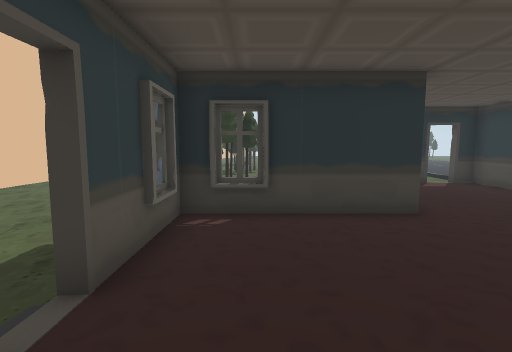
[1] (above)

17 first-person views from a walk through a 3-D level made in the Unity game engine. The camera is 1.4 m above the floor, tilts 6° down and sees 85° across. The floor is counted in squares, 1 m on a side. Each view is taken from the middle of a square. On the plan, view 1 faces up. The plan holds only what a view shows up to about 14 squares ahead; the rest is blank. The place goes on beyond the plan. The player character is not drawn. Door leaves are left out, so doorways stand open. Some surface patterns are stand-ins.

[2]
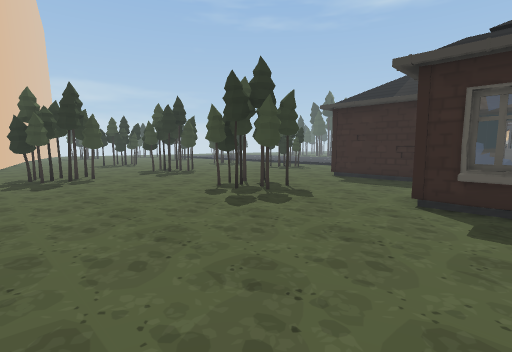

[3]
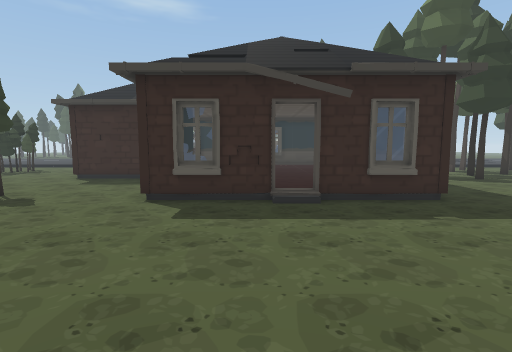

[4]
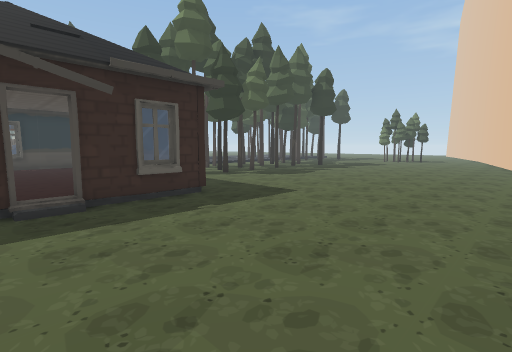

[5]
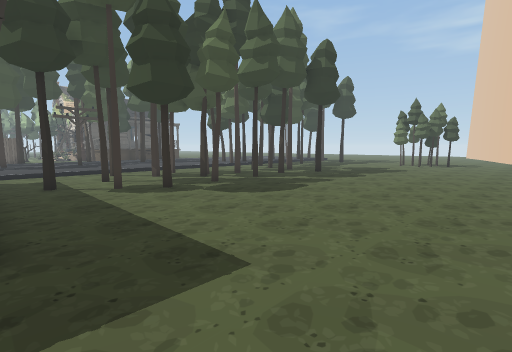

[6]
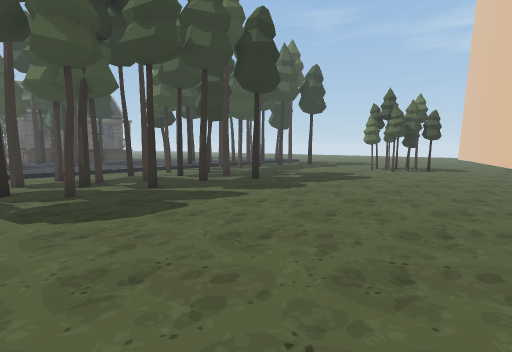

[7]
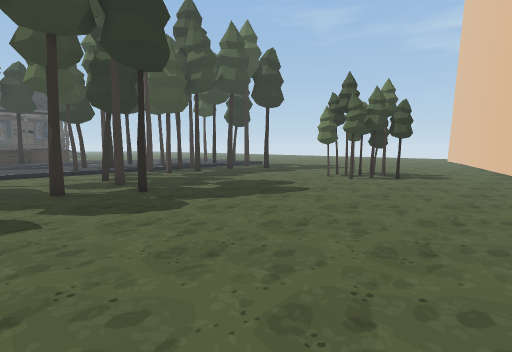

[8]
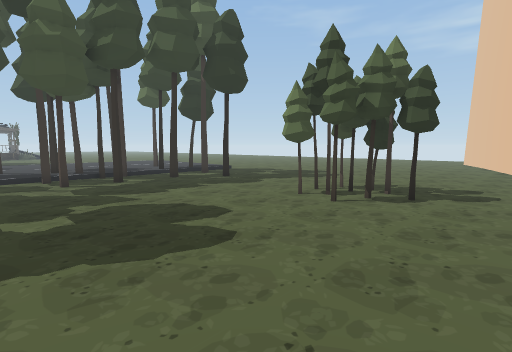

[9]
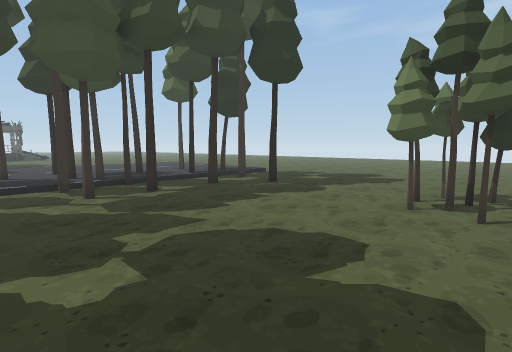

[10]
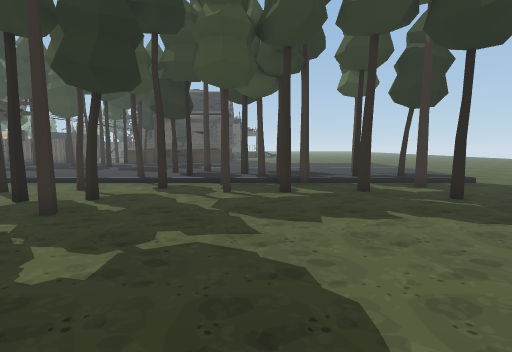

[11]
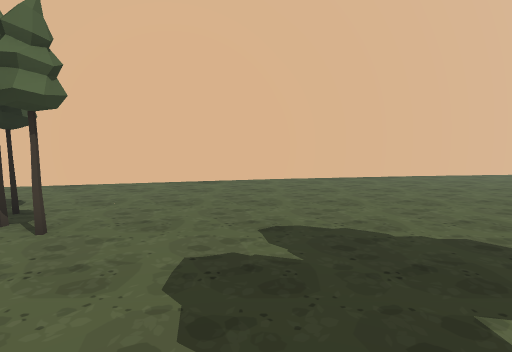

[12]
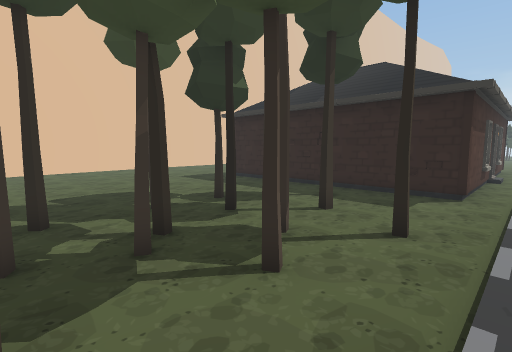

[13]
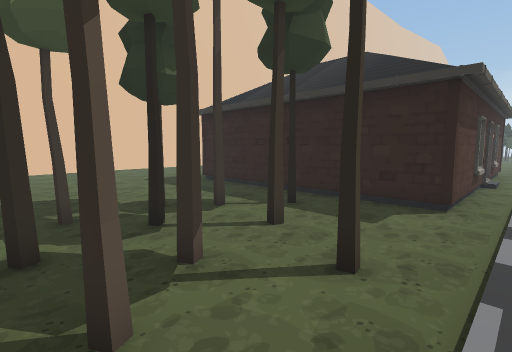

[14]
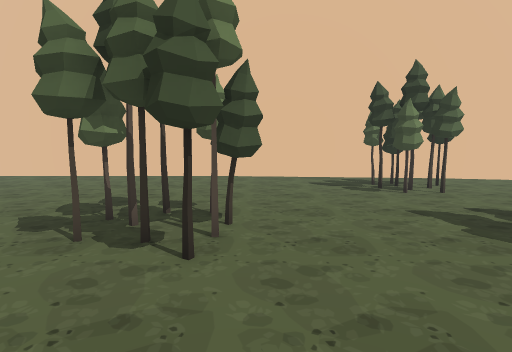

[15]
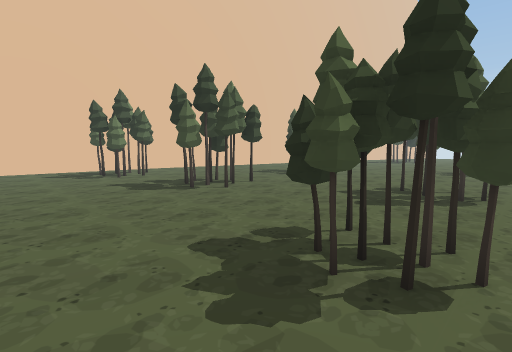

[16]
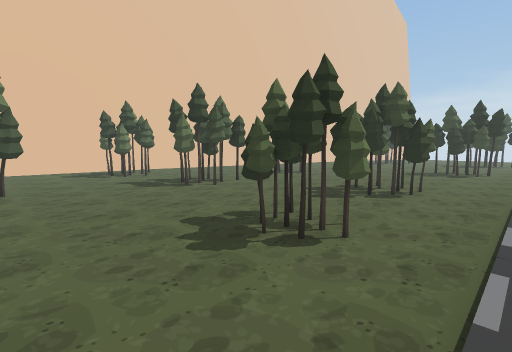

[17]
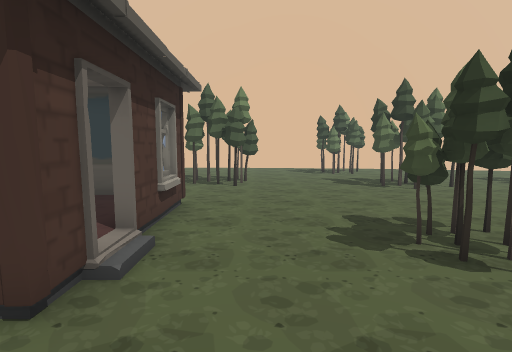

### Floor plan
Key: @ floor where view 1 was taken; # wall or solid block; . main floor; : floor 0.25 m higher than the main floor; / step, stairs or slope; H house; O other object.
Columns run from 10 left of view 1 to 11 right of it. Each row starts with its distance up from view 1.
 23  #.     ... ...OOO..:
 22  #..    .......OOOO.:
 21  #...    .#.....#...:
 20  #.O....OOO.........:
 19 # .OO...O#O.........:
 18 #.O#OO...O#.....  ..:
 17 #.OOOO..........OOO.:
 16 #...............OOO.:
 15 #...............O...:
 14 #...................:
 13 #.......O........... :
 12 #......#OO..........:
 11 #......OOO...H#H#:#H
 10 #......O#....H    H
  9 #............H    H
  8 #............H    H.
  7 #............H     H
  6 #.......H#H###    H.
  5 #.......H         HH
  4 #.......H          H
  3 #.......H         H.
  2 #......./         HH
  1 #.......H         H.:
  0  .......H @       H.:
 -1  .......H         H.:
 -2  .......H##########H:
 -3  ...................:
 -4  ..............O....:
 -5  .............O.....:
 -6  ...............O...:
 -7 #............O....O.:
 -8 #................O..:
 -9 #............O....O.:
-10 #..............OO...:
-11 ##...........O......
-12  #.............O..O.:
-13  #..................:
-14  #............O.O.O.:
-15  #..................O
-16  #...........O.OO...:
-17  ##...............O.:O
-18   #.................:
-19   #...............OO:O
-20   #.................OO
-21   # ..............O.O
-22    #................O
-23    #.......O......O.:
-24    #......O#........O
-25    # ...O.OO....OO..:
-26     #....OOO.......OO
-27     #..... .........:
-28     #...............:

Where each view was taken, in squares from view 1:
view 1: 0 up, 0 right, facing up
view 2: 4 up, 9 left, facing up-right
view 3: 3 up, 9 left, facing right
view 4: 3 up, 9 left, facing down-right
view 5: 2 down, 6 left, facing down-right
view 6: 7 down, 6 left, facing down-right
view 7: 12 down, 6 left, facing down-right
view 8: 17 down, 4 left, facing down-right
view 9: 17 down, 1 left, facing down-right
view 10: 20 down, 1 left, facing right
view 11: 20 down, 4 right, facing left
view 12: 12 down, 10 right, facing up-left
view 13: 10 down, 10 right, facing up-left
view 14: 13 up, 3 right, facing left
view 15: 13 up, 8 right, facing up-left
view 16: 12 up, 10 right, facing up-left
view 17: 13 up, 11 right, facing left
